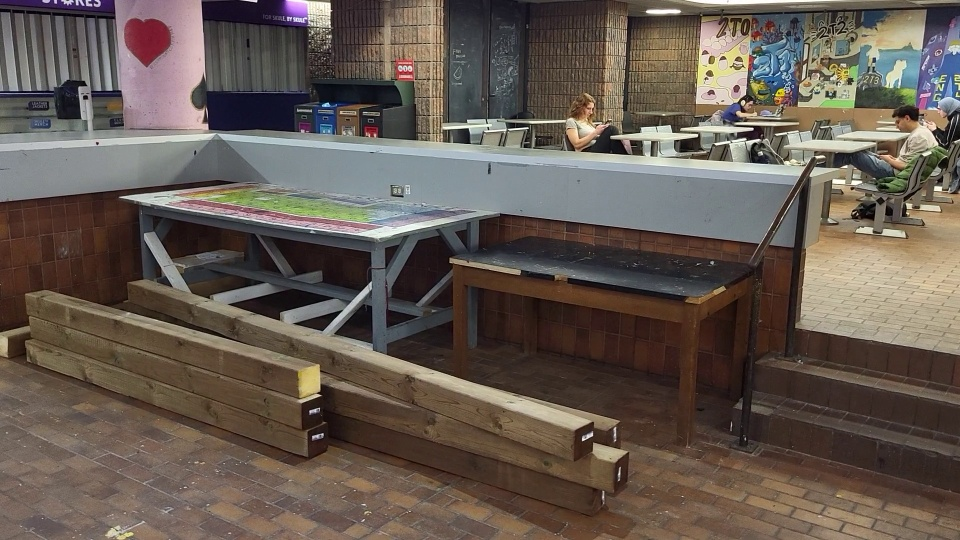
#> input picture mapping/sfm_calibrated/img/0.jpg, 960 x 540 px
$ python -i ba_n_05.py   (imports and definitions only)
#> lines starting #> are read from the running program, lines starting #| are printed output that depends on the picture
import cv2 as cv
import numpy as np
import scipy.sparse
import scipy.optimize
from scipy.spatial import KDTree

import matplotlib.pyplot as plt
from mpl_toolkits.mplot3d import Axes3D


# https://github.com/gaoxiang12/slambook2


IMG_SHAPE = np.array([960.0, 540.0])
# IMG_SHAPE = np.array([2000.0, 1500.0])

# initial guess
F = 1.0 * np.prod(IMG_SHAPE)**0.5
K = np.array([[F, 0., IMG_SHAPE[0]/2],
              [0., F, IMG_SHAPE[1]/2],
              [0., 0., 1.]])

# global map
camera_params = None  # depends on BA function
all_frames = []  # (keypoints, descriptor)
all_poses = []  # (R, t) | None
all_keypoints = []  # [f][i]: index of 3d point
all_points_frames = []  # list of frames [(f,i)]
all_points = []  # 3d points
all_observations = set()  # (fi, pi, uv)


def filter_features(kps, descs=None, keeps=None, r=20, k_max=20):
    """ https://stackoverflow.com/a/57390077
    Use kd-tree to perform local non-maximum suppression of key-points
    kps - key points obtained by one of openCVs 2d features detectors (SIFT, SURF, AKAZE etc..)
    r - the radius of points to query for removal
    k_max - maximum points retreived in single query
    """

    # sort by score to keep highest score features in each locality
    N = len(kps)
    if keeps is not None:
        keeps_set = set(keeps)
        neg_responses = [-np.inf if i in keeps_set else -kp.response
                         for i,kp in enumerate(kps)]
    else:
        neg_responses = [-kp.response for kp in kps]
    order = np.argsort(neg_responses)
    kps = np.array(kps)[order].tolist()
    if keeps is not None:
        inv_order = np.empty_like(order)
        inv_order[order] = np.arange(N)
        keeps = inv_order[np.array(keeps)]

    # create kd-tree for quick NN queries
    data = np.array([list(kp.pt) for kp in kps])
    kd_tree = KDTree(data)

    # perform NMS using kd-tree, by querying points by score order,
    # and removing neighbors from future queries
    removed = set()
    for i in range(N):
        if i in removed:
            continue
        dist, inds = kd_tree.query(data[i,:],k=k_max,distance_upper_bound=r)
        for j in inds:
            if j>i and (keeps is None or j not in keeps):
                removed.add(j)

    kp_filtered = [kp for i,kp in enumerate(kps) if i not in removed]
    descs_filtered = None
    if descs is not None:
        descs = descs[order]
        descs_filtered = np.array([desc for i,desc in enumerate(descs) if i not in removed])
    print('filtered', len(kp_filtered), 'of', N, 'features')

    if keeps is not None:
        index_filtered = [order[i] for i in range(N) if i not in removed]
        index_map = -np.ones(N, dtype=np.int32)
        index_map[(index_filtered)] = np.arange(len(index_filtered))
        return kp_filtered, descs_filtered, index_map
    return kp_filtered, descs_filtered

def extract_features(img, filter=False):
    detector = cv.ORB_create(6000)
    gray = cv.cvtColor(img, cv.COLOR_BGR2GRAY)
    keypoints, descriptors = detector.detectAndCompute(gray, None)
    return (img, keypoints, descriptors)

# [69 lines left out: functions match_feature_pair, draw_matches, not called in this run]


def pixel2cam(p):
    return np.array([(p[0]-K[0,2])/K[0,0], (p[1]-K[1,2])/K[1,1]])

# [82 lines left out: functions triangulation, pose_estimation, exp_so3t, log_so3t, not called in this run]

BA_OUTLIER_Z = 8
BA_TH_RMSE = np.prod(IMG_SHAPE)**0.5 / 1000

# [443 lines left out: functions bundle_adjustment_01, bundle_adjustment_02, bundle_adjustment_03, bundle_adjustment_update, find_frame_matches, add_frame_init and 1 more, not called in this run]

def add_frame(img):
    frame = extract_features(img)  # (img, keypoints, descriptors)
    N = len(all_poses)
    if N == 0:
        frame = (frame[0], *filter_features(frame[1], frame[2]))

    # add matched features
    success = False
    for fi in range(N-1, -1, -1):
        previous_frame = all_frames[fi]
        div_factor = 20 if N == 1 else np.clip(len(frame[1])//len(previous_frame[1]), 2, 50)
        print('div factor:', div_factor)
        matches = match_feature_pair(previous_frame, frame, div_factor)
        if len(matches) < 10:
            continue

        # clean features
        keeps = [m.trainIdx for m in matches]
        keypoints, descriptors, index_map = filter_features(frame[1], frame[2], keeps)
        frame = (frame[0], keypoints, descriptors)
        for m in matches:
            m.trainIdx = index_map[m.trainIdx]
            assert m.trainIdx != -1
        all_frames.append(frame)
        all_keypoints.append([-1]*len(frame[1]))

        # add matches
        for m in matches:
            j = all_keypoints[fi][m.queryIdx]
            if j == -1:
                all_keypoints[fi][m.queryIdx] = len(all_points)
                all_keypoints[N][m.trainIdx] = len(all_points)
                all_points_frames.append([(fi,m.queryIdx), (N,m.trainIdx)])
                all_points.append(None)
            else:
                all_keypoints[N][m.trainIdx] = j
                all_points_frames[j].append((N,m.trainIdx))

        success = True
        break

    # usually first frame
    if not success:
        all_frames.append(frame)
        all_keypoints.append([-1]*len(frame[1]))
        all_poses.append(None)
        return

    # add the current frame
    if all_poses.count(None) == len(all_poses):
        status = add_frame_init(frame)
        print("initialization success:", status)
        return
    status = add_frame_incremental(frame)
    print("add frame success:", status)
    if status:
        bundle_adjustment_update()


# [125 lines left out: functions cull_points, plot_points, plot_camera, set_axes_equal, export_nerfstudio, not called in this run]


# [85 lines not run here, left out]

>>> import cv2
>>> picture = cv2.imread('img/0.jpg')
#> picture is the input picture: shape (540, 960, 3); mean B, G, R 81.6, 90.2, 101.4
>>> result = add_frame(picture)
#> in extract_features, `gray = cv.cvtColor(img, cv.COLOR_BGR2GRAY)`:
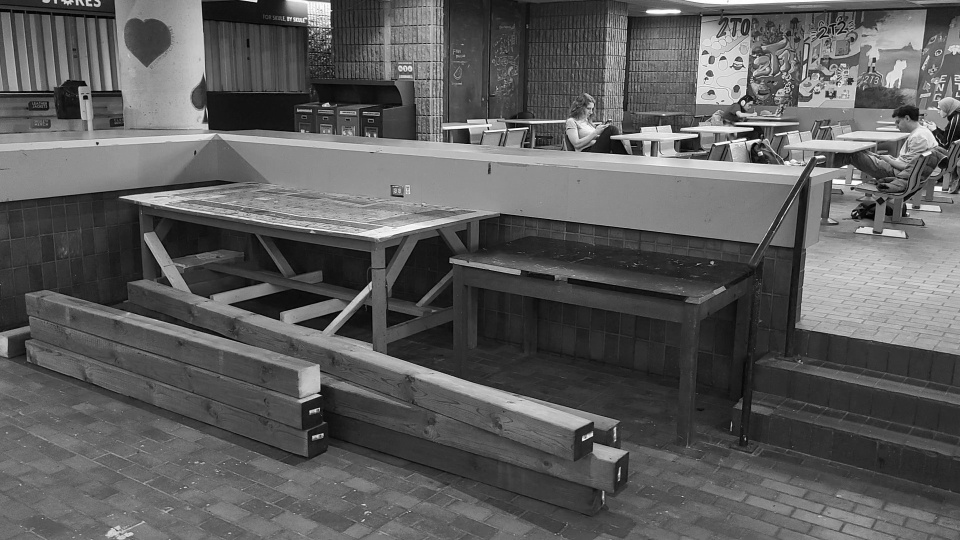
#> gray: shape (540, 960); min 1, max 255, mean 92.6
#> in extract_features, `keypoints, descriptors = detector.detectAndCompute(gray, None)`: keypoints = 5608 keypoints; strongest (x, y, size): (742, 101, 31), (695, 135, 31), (744, 101, 31), (466, 129, 31)
#> in filter_features, `N = len(kps)`: N = 5608
#> in filter_features, `neg_responses = [-kp.response for kp in kps]`: neg_responses = 5608 values, max 0.000335 at index 4568, min -0.0103 at index 136, mean -0.000446
#> in filter_features, `order = np.argsort(neg_responses)`: order = 5608 values, max 5607 at index 2016, min 0 at index 2253, mean 2803.5
#> in filter_features, `kps = np.array(kps)[order].tolist()`: kps has the same summary as keypoints in extract_features
#> in filter_features, `data = np.array([list(kp.pt) for kp in kps])`: data = 5608 pairs, first value 38.4 to 928, second value 31 to 504
#> after the loop in filter_features, `for i in range(N):`: removed = 5056 items
#> in filter_features, `kp_filtered = [kp for i,kp in enumerate(kps) if i not in removed]`: kp_filtered = 553 keypoints; strongest (x, y, size): (742, 101, 31), (695, 135, 31), (466, 129, 31), (752, 129, 31)
#> in filter_features, `descs_filtered = np.array([desc for i,desc in enumerate(descs) if i no..`:
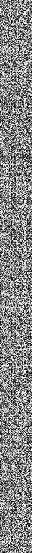
#> descs_filtered: shape (553, 32); min 0, max 255, mean 133.5
#| filtered 553 of 5608 features
#> after the loop in add_frame, `for fi in range(N-1, -1, -1):`: all_frames = []
